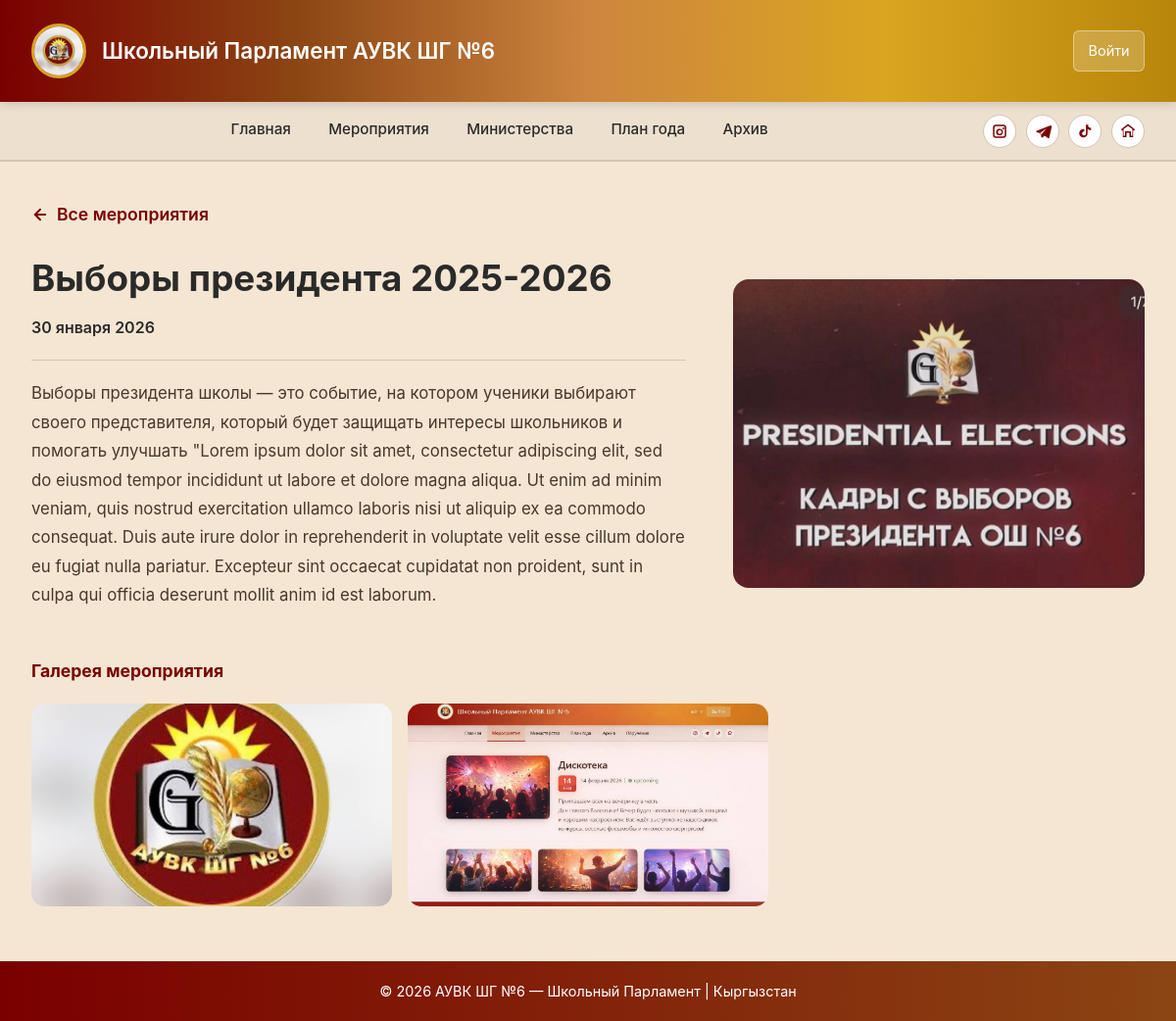
Screenshot of /events/events/1/ with the database file from the repository.
### apps/events/models.py (models this page shows, shortened)
class EventBase(models.Model):
    date = models.DateField(blank=True,null=True)
    name = models.CharField(max_length=50)
    description = models.TextField(blank=True,max_length=1000)
    created_at = models.DateTimeField(auto_now_add=True)
    class Meta:
        abstract = True

class Events(EventBase):
    image = models.ImageField(upload_to='images',blank=False,null=True)
    class Meta:
        verbose_name = "Мероприятие"
        verbose_name_plural = "Мероприятия"
        ordering = ['-created_at']

class EventPhoto(models.Model):
    event = models.ForeignKey(Events, on_delete=models.CASCADE,related_name='images')
    image = models.ImageField(upload_to='images')

### apps/events/views.py (the view)
# urls.py: path("events/<int:event_id>/", views.event_detail_public, name="event_detail_public"),
def event_detail_public(request, event_id):
    event = get_object_or_404(Events, id=event_id)
    return render(request,"events/event_detail_public.html",{"event": event})

### templates/events/event_detail_public.html (shortened to what this page needs)
{% extends 'base_parlament.html' %}
{% load static %}
{% block content %}
<a href="{% url 'events_list_public' %}" class="back-link">
    <svg width="18" height="18" viewBox="0 0 24 24" fill="none" stroke="currentColor" stroke-width="2.5" stroke-linecap="round" stroke-linejoin="round"><line x1="19" y1="12" x2="5" y2="12"/><polyline points="12 19 5 12 12 5"/></svg>
     Все мероприятия
</a>
<div class="event-top">
    <div class="event-info">
        <h1 class="event-title">{{ event.name }}</h1>
        {% if event.date %}
        <div class="date-row">
            <span class="date-text">{{ event.date|date:"d E Y" }}</span>
        </div>
        {% endif %}
        <hr class="event-divider">
        {% if event.description %}
            <p class="event-description">{{ event.description }}</p>
        {% else %}
            <p class="event-description empty">Описание мероприятия скоро появится.</p>
        {% endif %}
    </div>
    <div>
        {% if event.image %}
            <img src="{{ event.image.url }}" alt="{{ event.name }}" class="event-main-image">
        {% else %}
            <img src="{% static 'img/default-event.jpg' %}" alt="Event" class="event-main-image">
        {% endif %}
    </div>
</div>
{% if event.images.all %}
<div class="gallery-section">
    <div class="gallery-title">Галерея мероприятия</div>
    <div class="gallery-grid">
        {% for photo in event.images.all %}
        <div class="gallery-item">
            <img src="{{ photo.image.url }}" alt="Фото {{ forloop.counter }}">
        </div>
        {% endfor %}
    </div>
</div>
{% endif %}
{% endblock %}

### templates/base_parlament.html (style rules this page uses)
* { margin: 0; padding: 0; box-sizing: border-box; }
body { font-family: -apple-system, BlinkMacSystemFont, 'Segoe UI', Roboto, Arial, sans-serif; background: #f5e6d3; color: #2a2a2a; line-height: 1.6; }

### templates/events/event_detail_public.html (style rules this page uses)
.back-link { display: inline-flex; align-items: center; gap: 0.5rem; text-decoration: none; color: #7A0000; font-weight: 600; font-size: 1.1rem; margin-bottom: 1.8rem; transition: gap .2s; }
.event-top { display: grid; grid-template-columns: 1fr 420px; gap: 3rem; align-items: center; margin-bottom: 3rem; }
.event-main-image { width: 100%; aspect-ratio: 4/3; object-fit: cover; border-radius: 16px; display: block; transition: transform .3s ease, box-shadow .3s ease }
.event-info { display: flex; flex-direction: column; gap: 1rem; }
.event-title { font-size: 2.3rem; font-weight: 700; color: #2a2a2a; line-height: 1.2; margin: 0; }
.event-divider { border: none; border-top: 1px solid #d4c4b0; margin: .2rem 0; }
.event-description { font-size: 1.05rem; font-weight: 400; color: #4a3728; line-height: 1.75; margin: 0; }
.date-text { font-size: 1rem; font-weight: 600; color: #2a2a2a; }
.gallery-section { margin-top: 1rem; }
.gallery-title { font-size: 1.1rem; font-weight: 700; color: #7A0000; margin-bottom: 1.2rem; }
.gallery-item { border-radius: 14px; overflow: hidden; aspect-ratio: 16/9; transition: transform .3s ease, box-shadow .3s ease; }
.gallery-grid { display: grid; grid-template-columns: repeat(3, 1fr); gap: 1rem; }
.gallery-item { border-radius: 14px; overflow: hidden; aspect-ratio: 16/9; }
.gallery-item img { width: 100%; height: 100%; object-fit: cover; display: block; }

### rows the page displays
Events: name "Выборы президента 2025-2026", date "30 января 2026", description "Выборы президента школы — это событие, на котором ученики выбирают своего представителя, который будет защищать интересы школьников и помогать улучшать \"Lorem ipsum dolor sit amet, consectetur adipiscing elit, sed do eiusmod tempor incididunt ut labore et dolore magna aliqua. Ut enim ad minim veniam, quis nostrud exercitation ullamco laboris nisi ut aliquip ex ea commodo consequat. Duis aute irure dolor in reprehenderit in voluptate velit esse cillum dolore eu fugiat nulla pariatur. Excepteur sint occaecat cupidatat non proident, sunt in culpa qui officia deserunt mollit anim id est laborum.", image (picture)
EventPhoto: image (picture)
EventPhoto: image (picture)
